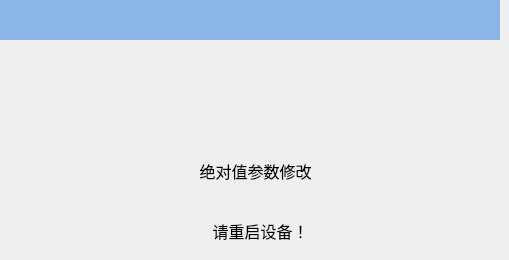
   <widget class="QWidget" name="page_9">
    <widget class="QLabel" name="label_78">
     <property name="geometry">
      <rect>
       <x>0</x>
       <y>0</y>
       <width>500</width>
       <height>40</height>
      </rect>
     </property>
     <property name="minimumSize">
      <size>
       <width>500</width>
       <height>40</height>
      </size>
     </property>
     <property name="maximumSize">
      <size>
       <width>500</width>
       <height>30</height>
      </size>
     </property>
     <property name="font">
      <font>
       <pointsize>16</pointsize>
      </font>
     </property>
     <property name="styleSheet">
      <string notr="true">QLabel{background-color:#8BB5E5;}</string>
     </property>
     <property name="text">
      <string/>
     </property>
     <property name="alignment">
      <set>Qt::AlignCenter</set>
     </property>
    </widget>
    <widget class="QLabel" name="label_tip1_2">
     <property name="geometry">
      <rect>
       <x>120</x>
       <y>150</y>
       <width>271</width>
       <height>41</height>
      </rect>
     </property>
     <property name="font">
      <font>
       <pointsize>12</pointsize>
      </font>
     </property>
     <property name="text">
      <string>绝对值参数修改</string>
     </property>
     <property name="alignment">
      <set>Qt::AlignCenter</set>
     </property>
    </widget>
    <widget class="QLabel" name="label_tip2_2">
     <property name="geometry">
      <rect>
       <x>160</x>
       <y>210</y>
       <width>201</width>
       <height>41</height>
      </rect>
     </property>
     <property name="font">
      <font>
       <pointsize>12</pointsize>
      </font>
     </property>
     <property name="text">
      <string>请重启设备！</string>
     </property>
     <property name="alignment">
      <set>Qt::AlignCenter</set>
     </property>
    </widget>
    <widget class="QLabel" name="label_79">
     <property name="geometry">
      <rect>
       <x>230</x>
       <y>70</y>
       <width>40</width>
       <height>40</height>
      </rect>
     </property>
     <property name="minimumSize">
      <size>
       <width>40</width>
       <height>40</height>
      </size>
     </property>
     <property name="maximumSize">
      <size>
       <width>40</width>
       <height>40</height>
      </size>
     </property>
     <property name="text">
      <string/>
     </property>
     <property name="pixmap">
      <pixmap resource="../resource.qrc">:/RunPage/runpage_images/alarm.png</pixmap>
     </property>
    </widget>
   </widget>
